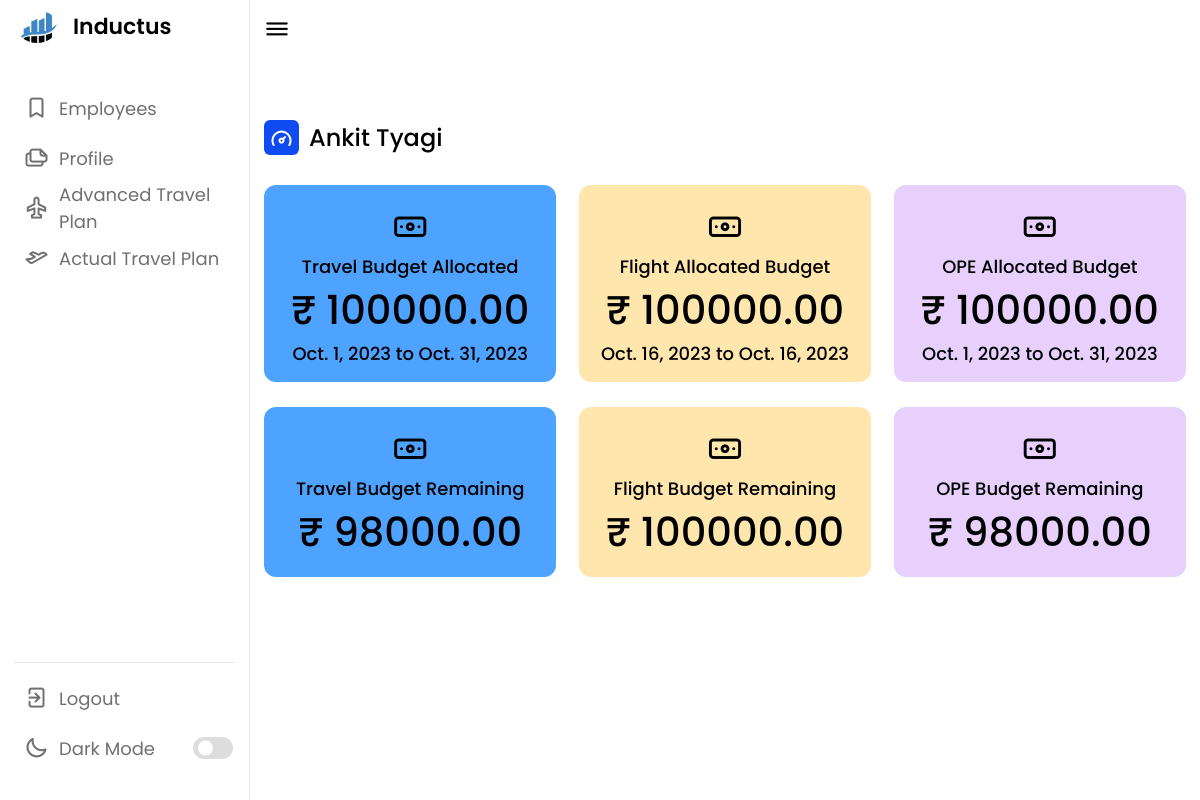
The app's page /employee/7e06c45b-a5ca-460d-8b0e-29f9c961be03/ (signed in), older data.
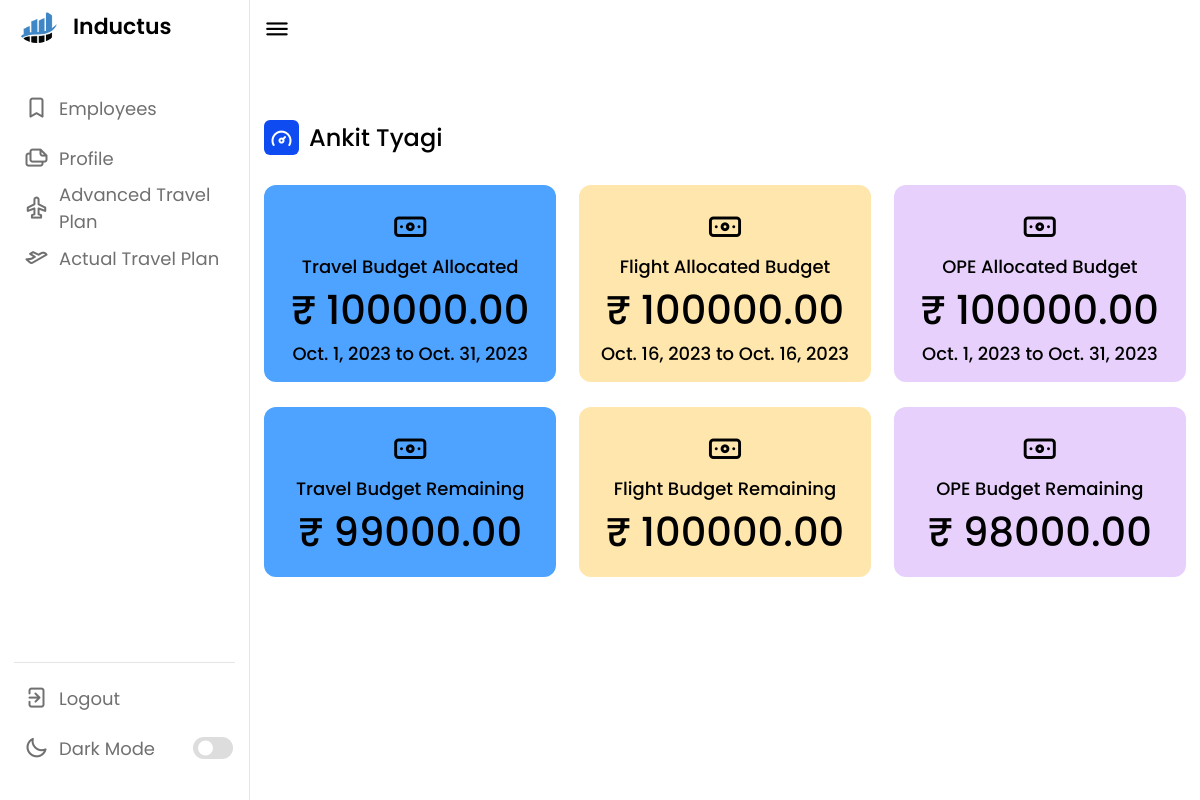
The same page, newer data.
### base/models.py (models this page shows)
class TravelBudget(models.Model):
    uuid = models.UUIDField(default = uuid.uuid4,primary_key=True,editable=False)
    employee = models.ForeignKey(Employee,on_delete=models.CASCADE, null = True)
    allocated_budget = models.DecimalField(decimal_places=2,default = 0,max_digits = 10)
    from_date = models.DateField(null = True)
    to_date = models.DateField(null = True)
    remaining_budget = models.DecimalField(decimal_places=2,default = 0,max_digits = 10)

### base/views.py (the view)
# urls.py: path('employee/<str:pk>/',EmployeeProfileView,name = "employee"),
@login_required(login_url='login')
def EmployeeProfileView(request,pk):
    flight_budget=0
    travel_budget=0
    ope_budget=0
    employee=0
    remaining_budget_flight = 0
    remaining_budget_ope =0
    remaining_budget_travel = 0
    try:
        employee = Employee.objects.get(uuid=pk)
        flight_budget = FlightBudget.objects.get(employee=employee)
        travel_budget = TravelBudget.objects.get(employee=employee)
        ope_budget = OPEBudget.objects.get(employee=employee)
        remaining_budget_flight = float(flight_budget.allocated_budget) * (0.2)
        remaining_budget_travel = float(travel_budget.allocated_budget) * (0.2)
        remaining_budget_ope = float(ope_budget.allocated_budget) * (0.2)
    except:
        pass
    context = {
        'employee': employee,
        'flight_budget' : flight_budget,
        'travel_budget' : travel_budget,
        'ope_budget' : ope_budget,
        'remaining_budget_flight':remaining_budget_flight,
        'remaining_budget_travel':remaining_budget_travel,
        'remaining_budget_ope':remaining_budget_ope,
    }
    return render(request,"profile.html",context)

### base/templates/profile.html (shortened to what the changed rows need)
{% load static %}
<!DOCTYPE html>
<html lang="en">
<head>
    <link rel="stylesheet" href="{% static 'style.css' %}">
    <link rel="stylesheet" href="https://unicons.iconscout.com/release/v4.0.0/css/line.css">
</head>
<body>
    <section class="dashboard">
        <div class="dash-content">
            <div class="overview">
                <div class="activity">
                    <div class="boxes">
                        <div class="box box1">
                            <i class="uil uil-money-bill"></i>
                            <span class="text">Travel Budget Allocated</span>
                            {% if travel_budget == 0  %}
                            <span class="number">₹ 0</span>
                            {% else %}
                            <span class="number">₹ {{travel_budget.allocated_budget}}</span>
                            <span class="text">{{travel_budget.from_date}} to {{travel_budget.to_date}}</span>
                            {% endif %}
                        </div>
                    </div>
<br>
                    <div class="boxes">
                        {% if travel_budget.remaining_budget <= remaining_budget_travel %}
                        <div class="box box1" style="background-color: red;">
                            <i class="uil uil-money-bill"></i>
                            <span class="text">Travel Budget Remaining</span>
                            {% if travel_budget == 0  %}
                            <span class="number">₹ 0</span>
                            {% else %}
                            <span class="number">₹ {{travel_budget.remaining_budget}}</span>
                            {% endif %}
                        </div>
                        {% else %}
                        <div class="box box1">
                            <i class="uil uil-money-bill"></i>
                            <span class="text">Travel Budget Remaining </span>
                            {% if travel_budget == 0  %}
                            <span class="number">₹ 0</span>
                            {% else %}
                            <span class="number">₹ {{travel_budget.remaining_budget}}</span>
                            {% endif %}
                        </div>
                        {% endif %}
                        </div>
                    </div>
                    </div>
                    </div>
    </section>
</body>
</html>

Row changes from the older to the newer data that the page shows:
changed TravelBudget: remaining_budget "98000.00" → "99000.00"
